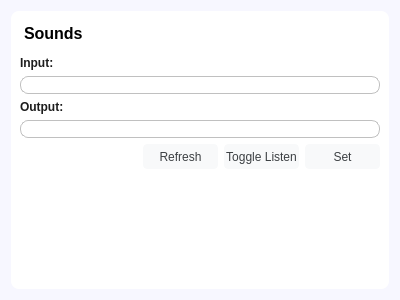
<?xml version="1.0" encoding="UTF-8"?>
<ui version="4.0">
 <class>Settings</class>
 <widget class="QWidget" name="Settings">
  <property name="geometry">
   <rect>
    <x>0</x>
    <y>0</y>
    <width>400</width>
    <height>300</height>
   </rect>
  </property>
  <property name="windowTitle">
   <string>Form</string>
  </property>
  <property name="styleSheet">
   <string notr="true">QWidget#Settings{
background-color:#f7f7ff;
}</string>
  </property>
  <layout class="QVBoxLayout" name="verticalLayout_2">
   <item>
    <widget class="QWidget" name="body" native="true">
     <property name="styleSheet">
      <string notr="true">QWidget#body{
background-color:white;
border-radius:8px;
}

* { color: #1d1d1d; }
QLabel {
color: black;
font-weight:bold;
background-color: transparent;
}
QLineEdit {
color:black;
border-radius: 1px;
border-width: 1px;
border-style: solid;
border-color: #b9b9b9;
background-color: #f7f7ff;
}
QLineEdit:hover {
color:black;
border-radius: 1px;
border-width: 1px;
border-style: solid;
border-color: #a0a0a0;
background-color: #f7f7ff;
}
QPushButton {
color: #3c4043;
background-color: #f8f9fa;
border: 1px solid #f8f9fa;
border-radius: 4px;
}
QPushButton:hover {
color: #3c4043;
background-color: #f8f9fa;
border: 1px solid #e3e3e3;
border-radius: 4px;
}
QPushButton:pressed {
color: #3c4043;
background-color: QLinearGradient( x1: 0, y1: 0, x2: 0, y2: 1, stop: 0 #f8f9fa, stop: 1 #e3e3e3);
border: 1px solid #e3e3e3;
border-radius: 4px;
}</string>
     </property>
     <layout class="QVBoxLayout" name="verticalLayout">
      <item>
       <widget class="QTextBrowser" name="soundsTitle">
        <property name="minimumSize">
         <size>
          <width>0</width>
          <height>30</height>
         </size>
        </property>
        <property name="maximumSize">
         <size>
          <width>16777215</width>
          <height>30</height>
         </size>
        </property>
        <property name="styleSheet">
         <string notr="true">QTextBrowser#soundsTitle{
background-color:transparent;
color:black;
border:none;
}</string>
        </property>
        <property name="html">
         <string>&lt;!DOCTYPE HTML PUBLIC &quot;-//W3C//DTD HTML 4.0//EN&quot; &quot;http://www.w3.org/TR/REC-html40/strict.dtd&quot;&gt;
&lt;html&gt;&lt;head&gt;&lt;meta name=&quot;qrichtext&quot; content=&quot;1&quot; /&gt;&lt;meta charset=&quot;utf-8&quot; /&gt;&lt;style type=&quot;text/css&quot;&gt;
p, li { white-space: pre-wrap; }
hr { height: 1px; border-width: 0; }
li.unchecked::marker { content: &quot;\2610&quot;; }
li.checked::marker { content: &quot;\2612&quot;; }
&lt;/style&gt;&lt;/head&gt;&lt;body style=&quot; font-family:'Segoe UI'; font-size:9pt; font-weight:400; font-style:normal;&quot;&gt;
&lt;p style=&quot; margin-top:0px; margin-bottom:0px; margin-left:0px; margin-right:0px; -qt-block-indent:0; text-indent:0px;&quot;&gt;&lt;span style=&quot; font-size:12pt; font-weight:700;&quot;&gt;Sounds&lt;/span&gt;&lt;/p&gt;&lt;/body&gt;&lt;/html&gt;</string>
        </property>
       </widget>
      </item>
      <item>
       <widget class="QLabel" name="inputLabel">
        <property name="styleSheet">
         <string notr="true">QLabel#inputLabel {
color:#1d1d1d;
background-color:transparent;
font-weight:bold;
}</string>
        </property>
        <property name="text">
         <string>Input:</string>
        </property>
       </widget>
      </item>
      <item>
       <widget class="QComboBox" name="inputList">
        <property name="styleSheet">
         <string notr="true">QComboBox{border-radius:8px;color:black;background-color:white;border:1px solid silver;}
QComboBox::drop-down{border:none;}
QComboBox::down-arrow{image:url(:/resources/icons/arrow-down.png);width:10px;height:10px;}
QComboBox:on{border:1px solid silver;}
QListView{margin:5px;background-color:white;border:none;border-radius:8px;}
QListView:item{color:#1d1d1d;margin:5px;border-radius:8px;}
QListView:item:hover{border:none;background-color:silver;}
QListView:item:selected{border:none;background-color:silver;}</string>
        </property>
       </widget>
      </item>
      <item>
       <widget class="QLabel" name="outputLabel">
        <property name="styleSheet">
         <string notr="true">QLabel#outputLabel {
color:#1d1d1d;
background-color:transparent;
font-weight:bold;
}</string>
        </property>
        <property name="text">
         <string>Output:</string>
        </property>
       </widget>
      </item>
      <item>
       <widget class="QComboBox" name="outputList">
        <property name="styleSheet">
         <string notr="true">QComboBox{border-radius:8px;color:black;background-color:white;border:1px solid silver;}
QComboBox::drop-down{border:none;}
QComboBox::down-arrow{image:url(:/resources/icons/arrow-down.png);width:10px;height:10px;}
QComboBox:on{border:1px solid silver;}
QListView{margin:5px;background-color:white;border:none;border-radius:8px;}
QListView:item{color:#1d1d1d;margin:5px;border-radius:8px;}
QListView:item:hover{border:none;background-color:silver;}
QListView:item:selected{border:none;background-color:silver;}</string>
        </property>
       </widget>
      </item>
      <item>
       <layout class="QHBoxLayout" name="horizontalLayout_2">
        <item>
         <spacer name="horizontalSpacer">
          <property name="orientation">
           <enum>Qt::Horizontal</enum>
          </property>
          <property name="sizeHint" stdset="0">
           <size>
            <width>40</width>
            <height>20</height>
           </size>
          </property>
         </spacer>
        </item>
        <item>
         <widget class="QPushButton" name="refreshButton">
          <property name="minimumSize">
           <size>
            <width>75</width>
            <height>25</height>
           </size>
          </property>
          <property name="maximumSize">
           <size>
            <width>75</width>
            <height>25</height>
           </size>
          </property>
          <property name="text">
           <string>Refresh</string>
          </property>
         </widget>
        </item>
        <item>
         <widget class="QPushButton" name="listenButton">
          <property name="minimumSize">
           <size>
            <width>75</width>
            <height>25</height>
           </size>
          </property>
          <property name="maximumSize">
           <size>
            <width>75</width>
            <height>25</height>
           </size>
          </property>
          <property name="text">
           <string>Toggle Listen</string>
          </property>
         </widget>
        </item>
        <item>
         <widget class="QPushButton" name="setButton">
          <property name="minimumSize">
           <size>
            <width>75</width>
            <height>25</height>
           </size>
          </property>
          <property name="maximumSize">
           <size>
            <width>75</width>
            <height>25</height>
           </size>
          </property>
          <property name="text">
           <string>Set</string>
          </property>
         </widget>
        </item>
       </layout>
      </item>
      <item>
       <spacer name="verticalSpacer">
        <property name="orientation">
         <enum>Qt::Vertical</enum>
        </property>
        <property name="sizeHint" stdset="0">
         <size>
          <width>20</width>
          <height>40</height>
         </size>
        </property>
       </spacer>
      </item>
     </layout>
    </widget>
   </item>
  </layout>
 </widget>
 <resources/>
 <connections/>
</ui>
